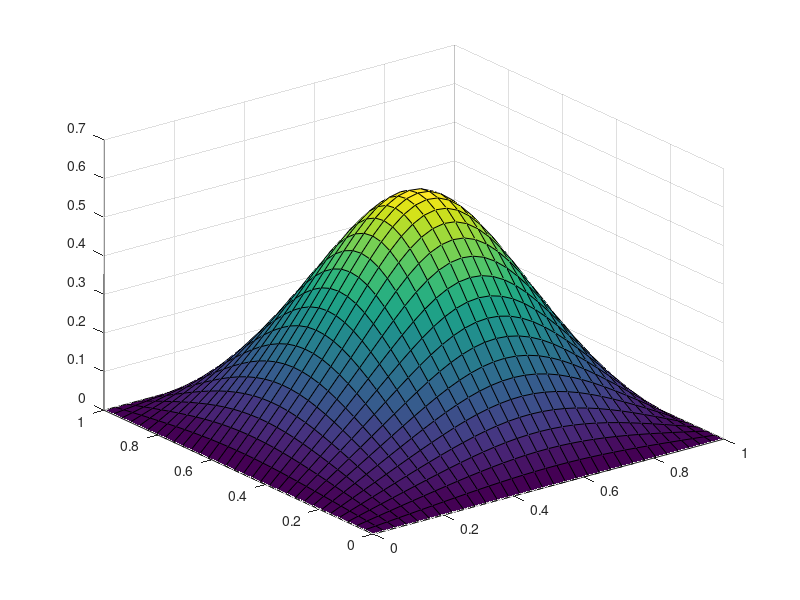

The MATLAB script that drew this image:
    %Uniform Domain Steady State Finite Element Method

    clear; clc;
    xmin = 0;
    xmax = 1;
    ymin = xmin;
    ymax = xmax;
    npt = 30;
    numintpt=npt;
    numintpts=npt;
    x = linspace(xmin,xmax,npt+2);
    dx = x(2)-x(1);
    y = linspace(ymin,ymax,npt+2);
    dy = y(2)-y(1);
    [x,y] = meshgrid(x,y);
    x=x';
    y=y';
    f = @(x,y) 20*exp(-((x-.5).^2+(y-.5).^2)/0.05);
    %Build A

    % Start by initializing the block structure of the stiffness matrix
    Z = zeros(numintpt,numintpt);
    for j=1:numintpt
        for k=1:numintpt
            C{j,k} = Z;
        end
    end
 
    % Now build the main diagonal block
    maindiag = 4*ones(numintpt,1);
    B1 = diag(maindiag);
    for j=2:numintpt
        B1(j-1,j)=-1;
        B1(j,j-1)=-1;
    end
 
    % Next build the upper and lower blocks
    B2 = diag(-ones(numintpt,1));
 
    % Fill the cell array with the appropriate blocks
    for j=1:numintpt
        C{j,j} = B1;
    end
    for j=2:numintpt
        C{j-1,j}=B2;
        C{j,j-1}=B2;
    end
 
    % build the matrix
    A = cell2mat(C);


    %create basis functions
    t = linspace(xmin,xmax,numintpt);
    w = linspace(ymin,ymax,numintpt);
    counter1=1; % I ADDED THIS IN
    counter2=1;
    for i=2:1:numintpt-1
        for j=2:1:numintpt-1
        
        %Region 1
        PQ1 = [x(i-1,j)-x(i,j);y(i-1,j)-y(i,j);-1];
        PR1 = [x(i,j-1)-x(i,j);y(i,j-1)-y(i,j);-1];
        Cross1 = cross(PQ1,PR1);
        R1 = @(t,w) ((((-Cross1(1,1)*(t-x(i,j))-Cross1(2,1)*(w-y(i,j)))/Cross1(3,1)))+1)*f(x(i,j),y(i,j));
        
        %Region 2
        PQ2 = [x(i-1,j)-x(i,j);y(i-1,j)-y(i,j);-1];
        PR2 = [x(i-1,j+1)-x(i,j);y(i-1,j+1)-y(i,j);-1];
        Cross2 = cross(PQ2,PR2);
        R2 = @(t,w) ((((-Cross2(1,1)*(t-x(i,j))-Cross2(2,1)*(w-y(i,j)))/Cross2(3,1)))+1)*f(x(i,j),y(i,j));
        
        %Region 3
        PQ3 = [x(i-1,j+1)-x(i,j);y(i-1,j+1)-y(i,j);-1];
        PR3 = [x(i,j+1)-x(i,j);y(i,j+1)-y(i,j);-1];
        Cross3 = cross(PQ3,PR3);
        R3 = @(t,w) ((((-Cross3(1,1)*(t-x(i,j))-Cross3(2,1)*(w-y(i,j)))/Cross3(3,1)))+1)*f(x(i,j),y(i,j));
        
        %Region 4
        PQ4 = [x(i,j+1)-x(i,j);y(i,j+1)-y(i,j);-1];
        PR4 = [x(i+1,j)-x(i,j);y(i+1,j)-y(i,j);-1];
        Cross4 = cross(PQ4,PR4);
        R4 = @(t,w) ((((-Cross4(1,1)*(t-x(i,j))-Cross4(2,1)*(w-y(i,j)))/Cross4(3,1)))+1)*f(x(i,j),y(i,j));
        
        %Region 5
        PQ5 = [x(i+1,j)-x(i,j);y(i+1,j)-y(i,j);-1];
        PR5 = [x(i+1,j-1)-x(i,j);y(i+1,j-1)-y(i,j);-1];
        Cross5 = cross(PQ5,PR5);
        R5 = @(t,w) ((((-Cross5(1,1)*(t-x(i,j))-Cross5(2,1)*(w-y(i,j)))/Cross5(3,1)))+1)*f(x(i,j),y(i,j));
        
        %Region 6
        PQ6 = [x(i+1,j-1)-x(i,j);y(i+1,j-1)-y(i,j);-1];
        PR6 = [x(i,j-1)-x(i,j);y(i,j-1)-y(i,j);-1];
        Cross6 = cross(PQ6,PR6);
        R6 = @(t,w) ((((-Cross6(1,1)*(t-x(i,j))-Cross6(2,1)*(w-y(i,j)))/Cross6(3,1)))+1)*f(x(i,j),y(i,j));
        
        %Region 1 line
        m1 = (y(i,j-1)-y(i-1,j))/(x(i,j-1)-x(i-1,j));
        b1 = (y(i-1,j)-m1*(x(i-1,j)));
        R1line = @(t) m1*t+b1;
        
        %Region 2/3 line
        m23 = (y(i,j)-y(i-1,j+1))/(x(i,j)-x(i-1,j+1));
        b23 = (y(i-1,j+1)-m23*(x(i-1,j+1)));
        R23line = @(t) m23*t+b23;
        
        
        %Region 4 line
        m4 = (y(i+1,j)-y(i,j+1))/(x(i+1,j)-x(i,j+1));
        b4 = (y(i,j+1)-m4*(x(i,j+1)));
        R4line = @(t) m4*t+b4;
        
        %Region 5/6 line
        m56 = (y(i+1,j-1)-y(i,j))/(x(i+1,j-1)-x(i,j));
        b56 = (y(i,j)-m56*(x(i,j)));
        R56line = @(t) m56*t+b56;
        
        %Region 1 integral
        R1int = integral2(R1,x(i-1,j),x(i,j),R1line,y(i,j));
        
        %Region 2 integral
        R2int = integral2(R2,x(i-1,j),x(i,j),y(i,j),R23line);
        
        %Region 3 integral
        R3int = integral2(R3,x(i-1,j),x(i,j),R23line,y(i,j+1));
        
        %Region 4 integral
        R4int = integral2(R4,x(i,j),x(i+1,j),y(i,j),R4line);
        
        %Region 5 integral
        R5int = integral2(R5,x(i,j),x(i+1,j),R56line,y(i,j));
        
        %Region 6 integral
        R6int = integral2(R6,x(i,j),x(i+1,j),y(i,j-1),R56line);
      
        
            H=R1int+R2int+R3int+R4int+R5int+R6int;
        
    RHS(i+1,j+1)=H;
            counter1 = counter1+1;
             counter2 = counter2+1;
        end
    end

    RHS = reshape(RHS',npt^2,1);

    uint = A\RHS;

    uint = reshape(uint,npt,npt);


    bound1 = zeros(numintpt,1);
    utot1 = zeros(numintpt,numintpt+2);
    utot1(:,(2:end-1)) = uint;
    bound2 = zeros(1,numintpt+2);
    utot2 = [bound2;utot1;bound2];

    surf(x,y,utot2)

